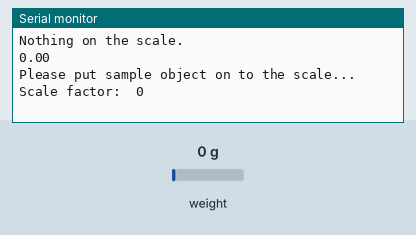
Recording of a sketch running on a simulated Arduino Uno, built with avr-gcc and run on an emulated ATmega328P. Parts: the last lines printed to the serial monitor. Inputs (shaded band) come from the test bench; at power-on: weight on the scale 0 g.

Above: at 3.2 s.
3.3 s: weight on the scale set to 100 g
At 4.5 s:
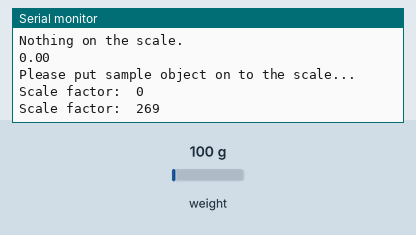
4.8 s: weight on the scale set to 1250 g
At 5.8 s:
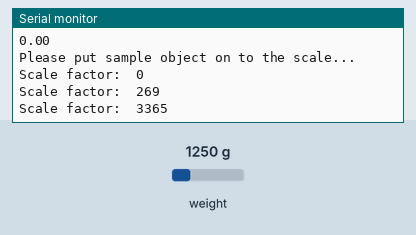
Timing chart, 0 to 7.8 s (numbered marks = the images above; inputs shaded):
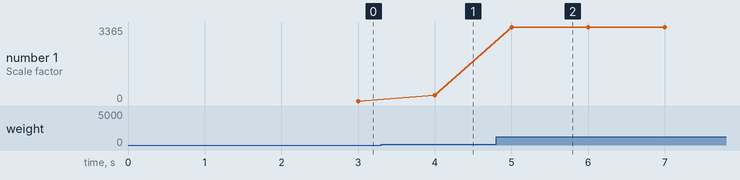

Measured:
- after the input at 3.3 s, the serial monitor: prints a new line after 0.70 s (image 1)
- after the input at 4.8 s, the serial monitor: prints a new line after 0.20 s (image 2)
- plotted number 1: 0 → 269 after the input at 3.3 s, 269 → 3365 after the input at 4.8 s

The sketch:

HX711_Calibration.ino
```cpp
#include "HX711.h" // 引入 HX711 函式庫標頭檔

// HX711 接線設定
const int DT_PIN = 2;  // 與 HX711 通訊腳位
const int SCK_PIN = 3; // 與 HX711 通訊腳位
const int sample_weight = 156;  //基準物品的真實重量(公克)

HX711 scale; // 以名為 HX711 的 Class，創建一個名為 scale 的 Object

void setup() {
  Serial.begin(9600); // 序列通訊設定 Baud rate 為 9600
  scale.begin(DT_PIN, SCK_PIN); // 初始化與 HX711 模組的通訊
  scale.set_scale();  // 設置磅秤比例參數
  scale.tare(); // 歸零
  Serial.println("Nothing on the scale.");
  Serial.println(scale.get_units(10)); // 取得10次重量讀值的平均
  Serial.println("Please put sample object on to the scale..."); //提示放上基準物品
}

void loop() {
  float current_weight = scale.get_units(10);  // 取得10次重量讀值的平均
  float scale_factor = (current_weight/sample_weight);
  Serial.print("Scale factor:  ");
  Serial.println(scale_factor,0);  // 顯示比例參數，紀錄起來，會用在正式秤重的程式中

}
```
